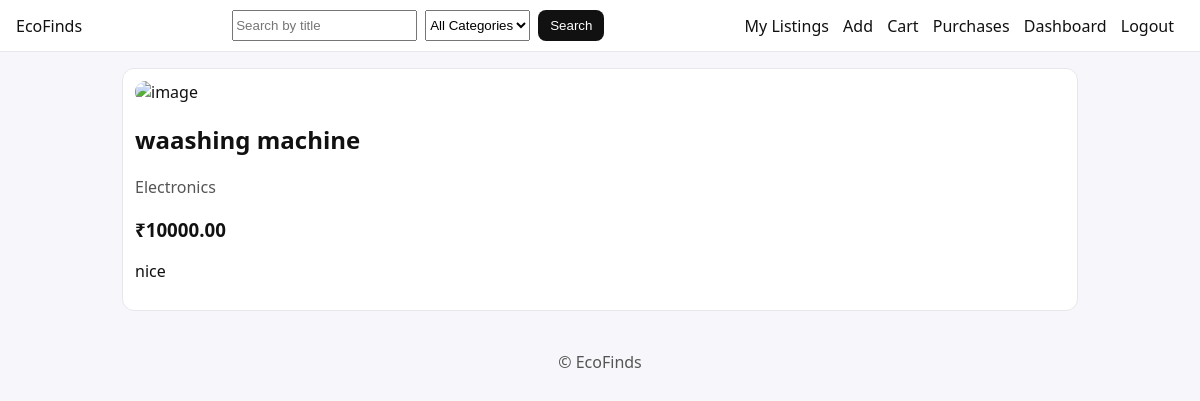
The app's page /listings/5 (signed in) with its own data.
### app.py (models this page shows)
class Product(db.Model):
    id = db.Column(db.Integer, primary_key=True)
    user_id = db.Column(db.Integer, db.ForeignKey('user.id'), nullable=False)
    title = db.Column(db.String(120), nullable=False)
    description = db.Column(db.Text, nullable=False)
    category = db.Column(db.String(50), nullable=False)
    price = db.Column(db.Float, nullable=False)
    image_url = db.Column(db.String(255), nullable=False, default="/static/img/placeholder.png")
    created_at = db.Column(db.DateTime, default=datetime.utcnow)

### app.py (the view)
@app.route('/listings/<int:pid>')
def product_detail(pid):
    prod = Product.query.get_or_404(pid)
    return render_template('product_detail.html', p=prod)

### templates/product_detail.html (shortened to what this page needs)
{% extends "base.html" %}
{% block content %}
<div class="card">
  <img class="big" src="{{ p.image_url }}" alt="image" onerror="this.src='/static/img/placeholder.png'"/>
  <h2>{{ p.title }}</h2>
  <p class="muted">{{ p.category }}</p>
  <h3>₹{{ '%.2f'|format(p.price) }}</h3>
  <p>{{ p.description }}</p>
</div>
{% endblock %}

### static/style.css (style rules this page uses)
* { box-sizing:border-box }
body { font-family:system-ui,-apple-system,Segoe UI,Roboto,Arial,sans-serif;margin:0;background:#f7f7fb;color:#111 }
.card { background:#fff;border:1px solid #e5e7eb;border-radius:12px;padding:12px }
img.big { width:100%;max-height:360px;object-fit:cover;border-radius:12px }
.muted { color:#555 }

### records on screen
Product: title "waashing machine", category "Electronics", price "10000.00", description "nice"
